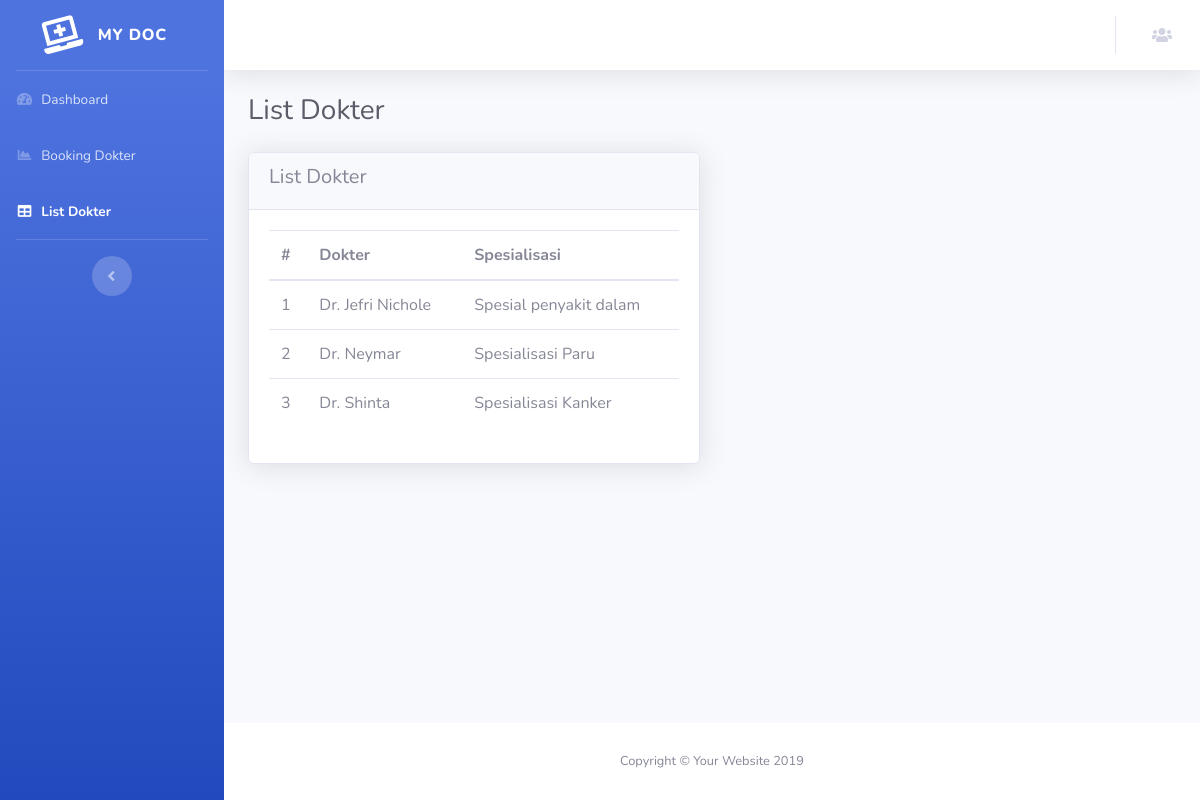
Page /index.php/dokter/list_dokter on the committed database.
### tables this page shows
CREATE TABLE `dokter` (
  `id` int(11) NOT NULL,
  `nama_dokter` varchar(128) NOT NULL,
  `spesialisasi` varchar(120) NOT NULL
);

### application/controllers/Dokter.php (called while the page is built, shortened)
<?php
class Dokter extends CI_Controller {
    public function __construct()
    {
        $this->load->model('DokterM');
    }
    public function list_dokter()
    {
        $data = [
                'title' => 'List Dokter',
                'user' => $this->db->get_where('user', ['email' => $this->session->userdata('email')])->row_array(),
                'dokter' => $this->DokterM->getDokter()
            ];
            $this->load->view('layout/header', $data);
            $this->load->view('layout/sidebar');
            $this->load->view('layout/topbar');
            $this->load->view('dokter/list');
            $this->load->view('layout/footer');
    }
}

### index.php (called while the page is built, shortened)
<?php
require_once BASEPATH.'core/CodeIgniter.php';

### application/models/DokterM.php (called while the page is built, shortened)
<?php
class DokterM extends CI_Model {
    public function getDokter()
    {
        return $this->db->get('dokter')->result_array();
    }
}

### application/views/dokter/list.php (the view)
<div class="container-fluid">
    <h1 class="h3 mb-4 text-gray-800"><?= $title; ?></h1>
    <div class="row">
        <div class="col-md-6">
            <div class="card shadow mb-4">
                <div class="card-header">
                    <h5>List Dokter</h5>
                </div>
                <div class="card-body">
                    <table class="table">
                        <thead>
                            <th>#</th>
                            <th>Dokter</th>
                            <th>Spesialisasi</th>
                        </thead>
                        <tbody>
                            <?php $i = 1; ?>
                            <?php foreach($dokter as $book): ?>
                            <tr>
                                <td><?= $i++; ?></td>
                                <td><?= $book['nama_dokter']; ?></td>
                                <td><?= $book['spesialisasi']; ?></td>
                            </tr>
                            <?php endforeach; ?>
                        </tbody>
                    </table>
                </div>
            </div>
        </div>
    </div>
</div>
</div>

### rows in the picture
dokter: nama_dokter "Dr. Jefri Nichole", spesialisasi "Spesial penyakit dalam"
dokter: nama_dokter "Dr. Neymar", spesialisasi "Spesialisasi Paru"
dokter: nama_dokter "Dr. Shinta", spesialisasi "Spesialisasi Kanker"

### other values in the picture
$title "List Dokter"
